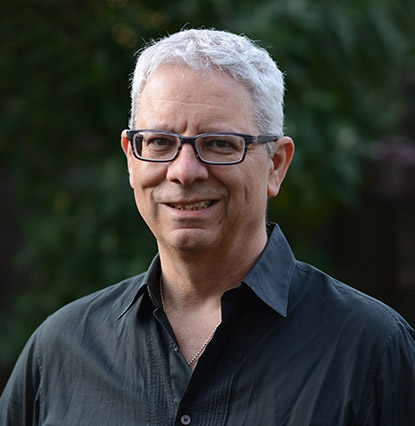
#> input picture imgs/connore.jpg, 415 x 426 px
$ python pixelToBinary.py imgs/connore.jpg 100 100 5
#> lines starting #> are read from the running program, lines starting #| are printed output that depends on the picture
#!/usr/local/bin/python3
from PIL import Image
import numpy
import cv2
import sys


def pixelToBinary(text, width, height, tolarance):
    # Open Paddington
#> called with text = 'imgs/connore.jpg', width = 100, height = 100, tolarance = 5
    img = Image.open(text).convert('RGB')
#> img is the input picture: PIL image 415x426 RGB; mean R, G, B 56.5, 59.3, 54.6

    # Resize smoothly down to 40x40 pixels
    imgSmall = img.resize((width, height), resample=Image.BILINEAR)
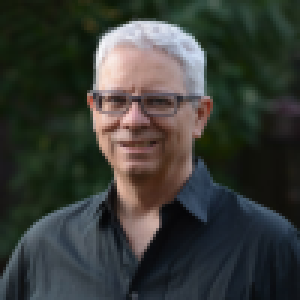
#> imgSmall: PIL image 100x100 RGB (shown 3 times larger); mean R, G, B 56.5, 59.3, 54.6

    # Save
    # imgSmall.save('result.png')

    # Convert RGB to BGR
    open_cv_image = numpy.array(imgSmall)
    originalImage = open_cv_image[:, :, ::-1].copy()

    grayImage = cv2.cvtColor(originalImage, cv2.COLOR_BGR2GRAY)
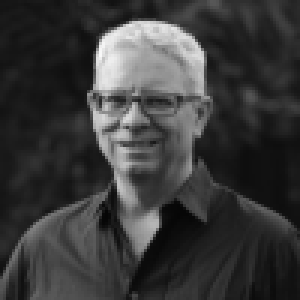
#> grayImage: shape (100, 100) (shown 3 times larger); min 6, max 248, mean 57.9

    #   Terminate if maximum trial is applied but there isno change = image is not suitable or one gray color domamint: b/w ratio changes rapidly for one trial...
    (thresh, blackAndWhiteImage) = cv2.threshold(
        grayImage, tolarance, 255, cv2.THRESH_BINARY)
#> blackAndWhiteImage: shape (100, 100); every value is 255
#> thresh = 5

    # print the convertion result
    rows, cols = blackAndWhiteImage.shape
#> rows = 100; cols = 100
    for i in range(rows):
        for j in range(cols):
            k = blackAndWhiteImage[i, j]
            if k == 255:
                k = 1
            print(k)


# local initials (if no value is given).
# tolarance= how much tolarence needed for the b/w ratio :: tolarence needs to be high for the detailed conversion , default tolarence = 57
width = 40
height = 40
tolarance = 57

# run the code with initial sys arguements
try:
    if len(sys.argv) > 2:
        try:
            width = int(sys.argv[2])
        except:
            # if not int (dunno why)
            width = 40

    if len(sys.argv) > 3:
        try:
            height = int(sys.argv[3])
        except:
            # if not int (dunno why)
            height = 40
    if len(sys.argv) > 4:
        try:
            tolarance = int(sys.argv[4])
        except:
            # if not int (dunno why)
            tolarance = 57
except:
    width = 40
    height = 40
    tolarance = 127

pixelToBinary(sys.argv[1], width, height, tolarance)
